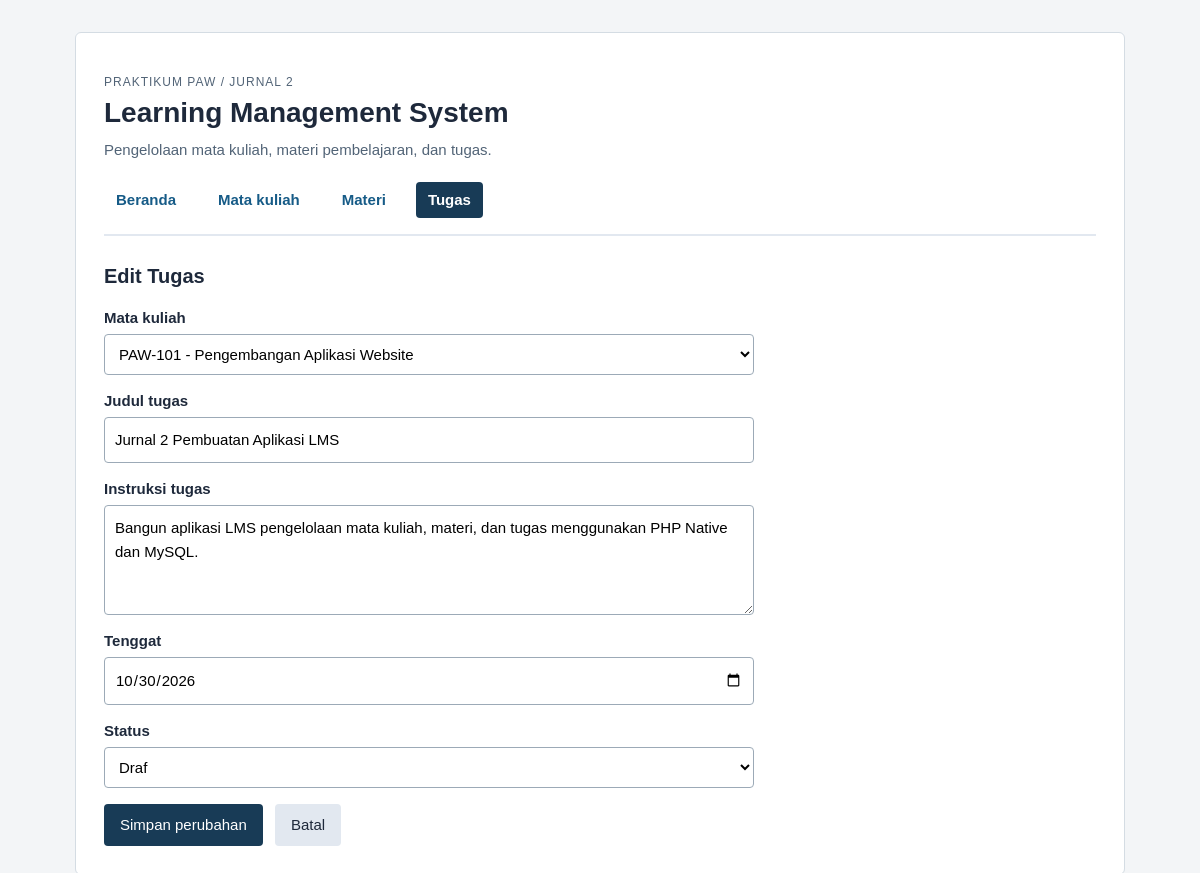
Page /edit_tugas.php?id=2 on the committed database.
### tables this page shows
CREATE TABLE tugas (
    id INT UNSIGNED AUTO_INCREMENT PRIMARY KEY,
    mata_kuliah_id INT UNSIGNED NOT NULL,
    judul VARCHAR(150) NOT NULL,
    instruksi TEXT NOT NULL,
    tenggat DATE NOT NULL,
    status VARCHAR(20) NOT NULL,
    FOREIGN KEY (mata_kuliah_id) REFERENCES mata_kuliah(id) ON DELETE RESTRICT
);

CREATE TABLE mata_kuliah (
    id INT UNSIGNED AUTO_INCREMENT PRIMARY KEY,
    kode VARCHAR(20) NOT NULL UNIQUE,
    nama VARCHAR(100) NOT NULL,
    dosen VARCHAR(100) NOT NULL,
    semester TINYINT UNSIGNED NOT NULL
);

### koneksi.php (called while the page is built, shortened)
<?php
function h($teks) {
    return htmlspecialchars((string)$teks, ENT_QUOTES, 'UTF-8');
}

### edit_tugas.php (the view, shortened to what this page needs)
<?php
require 'koneksi.php';
$id = isset($_GET['id']) && ctype_digit((string)$_GET['id']) ? (int)$_GET['id'] : 0;
$stmt = $conn->prepare('SELECT * FROM tugas WHERE id = ?');
$stmt->bind_param('i', $id);
$stmt->execute();
$lama = $stmt->get_result()->fetch_assoc();
$mk_id     = (int)$lama['mata_kuliah_id'];
$judul     = $lama['judul'];
$instruksi = $lama['instruksi'];
$tenggat   = $lama['tenggat'];
$status    = $lama['status'];
$stmt_list = $conn->prepare('SELECT id, kode, nama FROM mata_kuliah ORDER BY kode ASC');
$stmt_list->execute();
$list_mk = $stmt_list->get_result();
?>
<!DOCTYPE html>
<html lang="id">
<head>
    <link rel="stylesheet" href="style.css">
</head>
<body>
<main>
    <p class="label-kecil">PRAKTIKUM PAW / JURNAL 2</p>
    <h1>Learning Management System</h1>
    <p class="subjudul">Pengelolaan mata kuliah, materi pembelajaran, dan tugas.</p>
    <nav class="nav-bar">
        <a href="index.php">Beranda</a>
        <a href="daftar_mata_kuliah.php">Mata kuliah</a>
        <a href="daftar_materi.php">Materi</a>
        <a href="daftar_tugas.php" class="aktif">Tugas</a>
    </nav>
    <h2>Edit Tugas</h2>
    <form method="post">
        <label for="mata_kuliah_id">Mata kuliah</label>
        <select id="mata_kuliah_id" name="mata_kuliah_id">
            <?php while ($mk = $list_mk->fetch_assoc()): ?>
                <option value="<?= (int)$mk['id'] ?>" <?= $mk_id === (int)$mk['id'] ? 'selected' : '' ?>>
                    <?= h($mk['kode']) ?> - <?= h($mk['nama']) ?>
                </option>
            <?php endwhile; ?>
        </select>
        <label for="judul">Judul tugas</label>
        <input id="judul" name="judul" maxlength="150" value="<?= h($judul) ?>">
        <label for="instruksi">Instruksi tugas</label>
        <textarea id="instruksi" name="instruksi" maxlength="2000"><?= h($instruksi) ?></textarea>
        <label for="tenggat">Tenggat</label>
        <input id="tenggat" type="date" name="tenggat" value="<?= h($tenggat) ?>">
        <label for="status">Status</label>
        <select id="status" name="status">
            <?php foreach (['Draf', 'Aktif', 'Selesai'] as $st): ?>
                <option value="<?= $st ?>" <?= $status === $st ? 'selected' : '' ?>><?= $st ?></option>
            <?php endforeach; ?>
        </select>
        <button type="submit">Simpan perubahan</button>
        <a class="tombol tombol-sekunder" href="daftar_tugas.php">Batal</a>
    </form>
</main>
</body>
</html>

### style.css (style rules this page uses)
* { box-sizing: border-box; }
body { margin: 0; background: #f3f5f7; color: #1e293b; font: 15px/1.6 Arial, sans-serif; }
main { max-width: 1050px; margin: 32px auto; padding: 28px; background: #ffffff; border: 1px solid #d4dce3; border-radius: 6px; }
.nav-bar { display: flex; gap: 18px; padding-bottom: 16px; margin-bottom: 24px; border-bottom: 2px solid #e2e8f0; }
.nav-bar a { text-decoration: none; color: #165b87; font-weight: bold; padding: 6px 12px; border-radius: 4px; }
.nav-bar a.aktif, .nav-bar a:hover { background: #183b56; color: #ffffff; }
h1 { font-size: 28px; margin: 0 0 8px; line-height: 1.2; }
h2 { font-size: 20px; margin: 24px 0 12px; }
.subjudul { color: #526477; margin-top: 0; margin-bottom: 20px; }
.label-kecil { color: #526477; font-size: 12px; letter-spacing: 1px; text-transform: uppercase; margin-bottom: 4px; }
label { display: block; margin-top: 14px; font-weight: bold; margin-bottom: 4px; }
input, select, textarea { display: block; width: 100%; max-width: 650px; padding: 10px; border: 1px solid #9caab7; border-radius: 4px; font: inherit; background: #ffffff; }
textarea { min-height: 110px; resize: vertical; }
button, .tombol { display: inline-block; padding: 9px 16px; margin-top: 16px; margin-right: 8px; background: #183b56; color: #ffffff; border: 0; border-radius: 4px; cursor: pointer; font: inherit; text-decoration: none; }
.tombol-sekunder { background: #e2e8f0; color: #1e293b; }
a { color: #165b87; }

### rows in the picture
tugas: mata_kuliah_id "PAW-101 - Pengembangan Aplikasi Website", judul "Jurnal 2 Pembuatan Aplikasi LMS", instruksi "Bangun aplikasi LMS pengelolaan mata kuliah, materi, dan tugas menggunakan PHP Native dan MySQL.", tenggat "10/30/2026", status "Draf"
